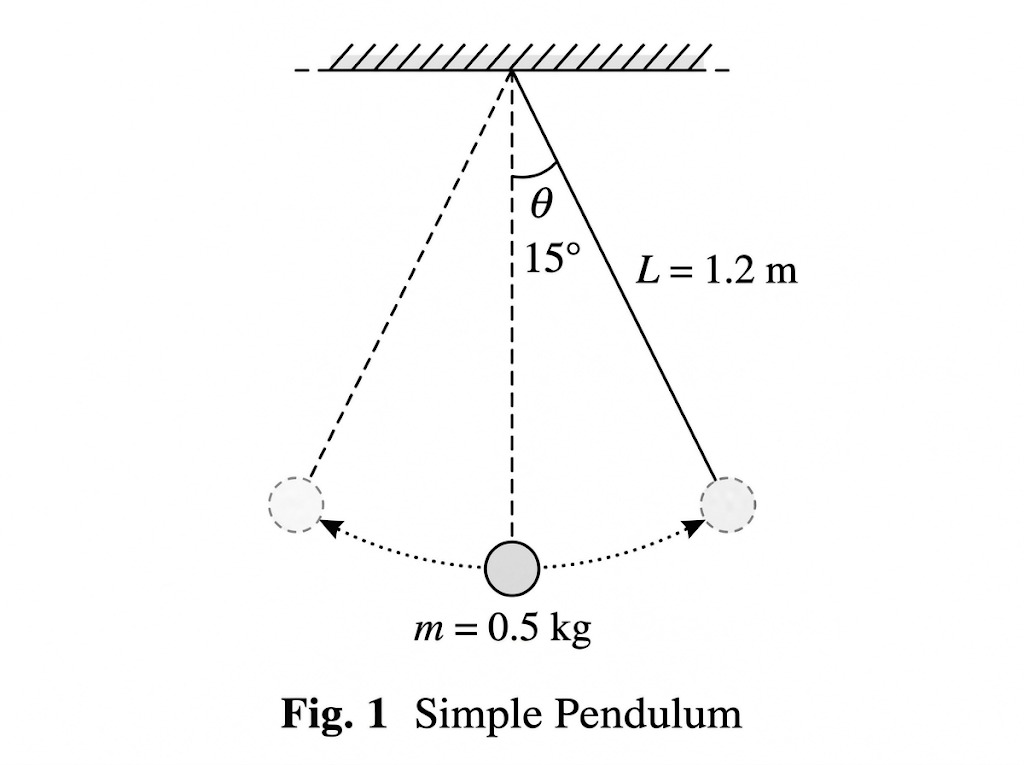
#> input picture backend/tests/mechanics/assets/user-pendulum.png, 1024 x 765 px
$ python -i classical.py   (imports and definitions only)
#> lines starting #> are read from the running program, lines starting #| are printed output that depends on the picture; after the words box and inside, x2 and y2 are one past the last pixel; in counts of white or black regions, pixels touching at a corner belong together
#> further down, picture is the input picture: shape (765, 1024, 3); mean B, G, R 249.9, 249.9, 249.9
### backend/domains/mechanics/geometry.py
"""Native-pixel measurements with explicit fit evidence; no detector-box angles."""

from collections import deque
import math

import cv2
import numpy as np
from scipy.signal import find_peaks

FIT_THRESHOLDS = {
    "printed": dict(line_band=3.5, line_gap=12, circle_band=2.5),
    "handwritten": dict(line_band=7.0, line_gap=20, circle_band=4.5),
}


def thresholds(style):
    return FIT_THRESHOLDS["handwritten" if style == "handwritten" else "printed"]


def foreground(image):
    gray = cv2.cvtColor(image, cv2.COLOR_BGR2GRAY) if image.ndim == 3 else image
    border = np.concatenate([gray[0], gray[-1], gray[:, 0], gray[:, -1]])
    return np.uint8(gray < min(220, float(np.median(border)) - 30)) * 255


# [228 lines left out: functions crop_mask, fit_line, fit_circle, skeleton, trace, spring and 1 more, not called in this run]


def pendulum(pivot, bob):
    dx, dy = np.array(bob) - np.array(pivot)
    return {"length_px": math.hypot(dx, dy), "angle_deg": math.degrees(math.atan2(dx, dy))}


# [17 lines left out: function measure_style, not called in this run]

### backend/domains/mechanics/classical.py
"""Limited, measured classical recognition for clear single-pendulum diagrams.

These are geometric proposals, never YOLO predictions. No caption, OCR value,
filename or authored scene determines the topology. Ambiguous physical bobs are
retained as candidates instead of being merged by proximity.
"""

import math

import cv2
import numpy as np

from .detect import Detection
from .geometry import foreground


def annotate_alternatives(scene, report):
    """Retain measured depictions as evidence belonging to the same physical link."""
    if not scene["links"]:
        return
    scale = report["native_scale"]
    proposal = report["selected"]
    for i, ghost in enumerate(proposal["alternatives"]):
        center = [float(v * scale) for v in ghost["center"]]
        pivot = [float(v * scale) for v in proposal["pivot"]]
        radius = ghost["radius"] * scale
        scene["annotations"].append(
            dict(
                id=f"alternate_state_{scene['links'][0]['id']}_{i + 1}",
                type="axis",
                geometry=dict(
                    points=[pivot, center],
                    bbox=[
                        center[0] - radius,
                        center[1] - radius,
                        center[0] + radius,
                        center[1] + radius,
                    ],
                ),
            )
        )


def circle_support(ink, center, radius):
    angles = np.linspace(0, 2 * math.pi, 96, endpoint=False)
    values = []
    for r in np.linspace(max(1, radius - 2.5), radius + 2.5, 7):
        x = np.clip(np.rint(center[0] + r * np.cos(angles)).astype(int), 0, ink.shape[1] - 1)
        y = np.clip(np.rint(center[1] + r * np.sin(angles)).astype(int), 0, ink.shape[0] - 1)
        values.append(ink[y, x] > 0)
    return float(np.any(values, axis=0).mean())


def route_support(ink, start, end, radius):
    start, end = np.array(start), np.array(end)
    vector = end - start
    length = float(np.linalg.norm(vector))
    if length < radius * 4:
        return None
    direction = vector / length
    normal = np.array([-direction[1], direction[0]])
    positions = np.linspace(5, length - radius - 3, max(24, round(length)))
    samples = []
    for offset in np.linspace(-2.5, 2.5, 7):
        points = start + positions[:, None] * direction + offset * normal
        x = np.clip(np.rint(points[:, 0]).astype(int), 0, ink.shape[1] - 1)
        y = np.clip(np.rint(points[:, 1]).astype(int), 0, ink.shape[0] - 1)
        samples.append(ink[y, x] > 0)
    occupied = np.any(samples, axis=0)
    changes = np.flatnonzero(np.diff(np.r_[True, occupied, True]))
    gaps = changes[1::2] - changes[::2]
    coverage = float(occupied.mean())
    longest_gap = float(max(gaps, default=0) / len(occupied))
    if coverage < 0.35 or longest_gap > 0.15:
        return None
    return dict(
        coverage=coverage,
        longest_gap_fraction=longest_gap,
        stroke="solid" if coverage > 0.9 else "dashed",
        length_px=length,
    )


def pendulum_proposals(image, check=lambda: None, *, candidate=None):
    """Require support/pivot, a reached round bob and an observed radial trace."""
    h, w = image.shape[:2]
#> h = 765; w = 1024
    ratio = min(1.0, 1200 / max(h, w))
#> ratio = 1
    source = cv2.resize(image, None, fx=ratio, fy=ratio) if ratio < 1 else image
    gray = cv2.cvtColor(source, cv2.COLOR_BGR2GRAY)
    ink = foreground(source)
#> in foreground, `border = np.concatenate([gray[0], gray[-1], gray[:, 0], gray[:, -1]])`: border = 3578 values, max 255 at index 0, min 252 at index 1354, mean 254.6
#> in foreground, `return np.uint8(gray < min(220, float(np.median(border)) - 30)) * 255`:
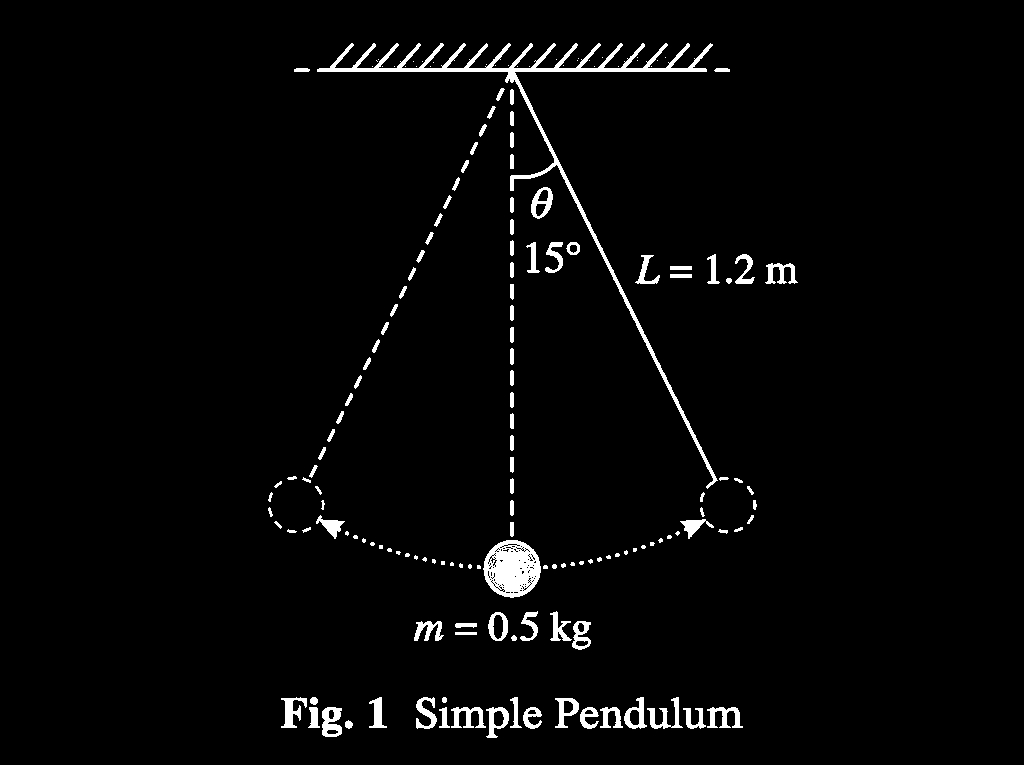
#> returned value: shape (765, 1024); 2.7% white; 167 white regions (60 under 20 px)
    sh, sw = ink.shape
#> sh = 765; sw = 1024
    circles = []
    contours, _ = cv2.findContours(ink, cv2.RETR_EXTERNAL, cv2.CHAIN_APPROX_SIMPLE)
#> contours = 167 contours, 81 with area under 20; largest, box (x1, y1, x2, y2) and area: (317, 43, 718, 489) 4470, (483, 540, 541, 598) 2512, (531, 187, 553, 219) 474, (322, 707, 342, 737) 444, (488, 612, 508, 641) 431
    for contour in contours:
        x, y, width, height = cv2.boundingRect(contour)
        area, perimeter = cv2.contourArea(contour), cv2.arcLength(contour, True)
        if (
            min(width, height) >= max(10, min(sh, sw) * 0.012)
            and max(width, height) < min(sh, sw) * 0.16
            and 0.75 < width / height < 1.3
            and area > 0
            and 4 * math.pi * area / max(1, perimeter**2) > 0.72
        ):
            (cx, cy), radius = cv2.minEnclosingCircle(contour)
            circles.append([cx, cy, radius])
#> this loop made 167 passes
#> (x, y, width, height, area, perimeter, cx, cy) on passes 55, 116: (483, 540, 58, 58, 2512.5, 188.8, 511.6, 568.2), (566, 242, 14, 13, 127, 41.8, 572.8, 248)
#> (x, y, width, height, area, perimeter) on passes 1 to 6: (345, 720, 8, 9, 40.5, 24.73), (683, 708, 23, 21, 174, 120.3), (707, 707, 36, 21, 301.5, 200.3), (600, 707, 23, 21, 198.5, 129.4), (580, 707, 19, 22, 209, 96.43), (523, 707, 19, 22, 208, 98.91)
#> after the loop, circles = [[511.6, 568.2, 28.8], [572.8, 248, 6.85]]
    found = cv2.HoughCircles(
        cv2.GaussianBlur(gray, (5, 5), 1),
        cv2.HOUGH_GRADIENT,
        dp=1,
        minDist=max(12, sh * 0.025),
        param1=100,
        param2=18,
        minRadius=max(6, round(min(sh, sw) * 0.012)),
        maxRadius=round(min(sh, sw) * 0.09),
    )
#> found = 56 rows, first 8: [511.5, 568.5, 28.8], [727.5, 504.5, 28.2], [295.5, 504.5, 28.2], [523.5, 133.5, 41.3], [569.5, 90.5, 44.6], [591.5, 93.5, 62.8], [509.5, 190.5, 57], [470.5, 648.5, 65.1]
    for circle in [] if found is None else found[0]:
        if not any(math.dist(circle[:2], c[:2]) < max(6, c[2] * 0.5) for c in circles):
            circles.append(list(map(float, circle)))
#> this loop made 56 passes
#> circle on passes 1 to 12: [511.5, 568.5, 28.8], [727.5, 504.5, 28.2], [295.5, 504.5, 28.2], [523.5, 133.5, 41.3], [569.5, 90.5, 44.6], [591.5, 93.5, 62.8], [509.5, 190.5, 57], [470.5, 648.5, 65.1], [553.5, 206.5, 22.1], [489.5, 177.5, 66.1], [498.5, 158.5, 52.7], [464.5, 93.5, 48.6]
#> after the loop, circles = 46 items, first 6: [511.6, 568.2, 28.8], [572.8, 248, 6.85], [727.5, 504.5, 28.2], [295.5, 504.5, 28.2], [523.5, 133.5, 41.3], [569.5, 90.5, 44.6]
    candidates = []
    for cx, cy, radius in circles:
        check()
        coverage = circle_support(ink, (cx, cy), radius)
        if coverage < 0.42:
            continue
        yy, xx = np.ogrid[:sh, :sw]
        interior = gray[(xx - cx) ** 2 + (yy - cy) ** 2 < (radius * 0.65) ** 2]
        fill = float(np.mean(interior < min(235, float(np.median(gray)) - 12)))
        candidates.append(
            dict(
                center=[cx, cy],
                radius=radius,
                outline_coverage=coverage,
                fill=fill,
                score=coverage * 0.55 + fill * 0.45,
            )
        )
#> this loop made 46 passes
#> (cx, cy, radius, coverage, fill) on passes 1, 2, 3, 4, 9, 13, 14, 16, 18, 22, 23, 25: (511.6, 568.2, 28.8, 1, 1), (572.8, 248, 6.85, 1, 0.323), (727.5, 504.5, 28.2, 0.698, 0.000958), (295.5, 504.5, 28.2, 0.635, 0), (553.5, 206.5, 22.1, 0.5, 0.227), (537.5, 76.5, 28, 0.448, 0.305), (633.5, 718.5, 9.6, 1, 0.217), (551.5, 261.5, 10.9, 0.75, 0.122), (532.5, 718.5, 9.4, 0.948, 0.375), (526.5, 630.5, 10.3, 0.802, 0.128), (589.5, 718.5, 9.4, 0.927, 0.392), (466.5, 718.5, 12.7, 0.823, 0.394)
#> (cx, cy, radius, coverage) on passes 5, 6, 7, 8, 10, 11: (523.5, 133.5, 41.3, 0.385), (569.5, 90.5, 44.6, 0.375), (509.5, 190.5, 57, 0.312), (470.5, 648.5, 65.1, 0.302), (498.5, 158.5, 52.7, 0.312), (464.5, 93.5, 48.6, 0.302)
#> after the loop, candidates = 28 items
    lines = cv2.HoughLinesP(
        ink,
        1,
        np.pi / 720,
        max(25, round(sw * 0.035)),
        minLineLength=max(30, round(min(sh, sw) * 0.16)),
        maxLineGap=max(10, round(sh * 0.025)),
    )
#> lines = 65 rows, first 6: [501, 52, 716, 480], [511, 65, 513, 597], [294, 70, 727, 68], [307, 481, 524, 50], [416, 727, 742, 727], [501, 51, 717, 480]
    lines = [] if lines is None else lines[:, 0].tolist()
#> lines = 65 items, first 6: [501, 52, 716, 480], [511, 65, 513, 597], [294, 70, 727, 68], [307, 481, 524, 50], [416, 727, 742, 727], [501, 51, 717, 480]
    horizontal = [
        line
        for line in lines
        if abs(line[3] - line[1]) < 0.035 * abs(line[2] - line[0])
        and abs(line[2] - line[0]) > sw * 0.18
    ]
#> horizontal = 22 items, first 6: [294, 70, 727, 68], [416, 727, 742, 727], [392, 71, 729, 70], [416, 726, 739, 725], [296, 68, 705, 68], [416, 725, 739, 724]
    proposals = []
    for ceiling in horizontal:
        check()
        y = (ceiling[1] + ceiling[3]) / 2
        left, right = sorted([ceiling[0], ceiling[2]])
        support_trace = route_support(ink, [left, y], [right, y], 0)
        if (
            not support_trace
            or support_trace["coverage"] < 0.9
            or support_trace["longest_gap_fraction"] > 0.035
        ):
            continue
        pivots = []
        for x1, y1, x2, y2 in lines:
            if abs(y2 - y1) < sh * 0.14 or min(y1, y2) > y + sh * 0.09:
                continue
            x = x1 + (y - y1) * (x2 - x1) / (y2 - y1)
            if left - 3 <= x <= right + 3 and y < max(y1, y2):
                group = next((g for g in pivots if abs(np.mean(g) - x) < max(5, sw * 0.012)), None)
                if group is None:
                    pivots.append([x])
                else:
                    group.append(x)
        for group in pivots:
            pivot = [float(np.median(group)), float(y)]
            supported = []
            for circle in candidates:
                if circle["center"][1] < y + circle["radius"] * 4:
                    continue
                route = route_support(ink, pivot, circle["center"], circle["radius"])
                if route:
                    supported.append({**circle, "route": route})
            if not supported:
                continue
            supported.sort(key=lambda c: c["score"], reverse=True)
            best = supported[0]
            # Similar solid circles cannot be silently treated as the same body.
            ambiguous = len(supported) > 1 and best["score"] - supported[1]["score"] < 0.12
            if best["outline_coverage"] < 0.75:
                continue
            ghosts = [
                c
                for c in supported[1:]
                if abs(c["route"]["length_px"] / best["route"]["length_px"] - 1) < 0.1
                and abs(c["radius"] / best["radius"] - 1) < 0.35
            ]
            proposals.append(
                dict(
                    pivot=pivot,
                    support=[left, y, right, y],
                    bob=best,
                    alternatives=ghosts,
                    ambiguous=ambiguous,
                    confidence=min(0.92, best["score"] * 0.7 + best["route"]["coverage"] * 0.3),
                )
            )
            if ambiguous:
                for other in supported[1:]:
                    if best["score"] - other["score"] < 0.12:
                        proposals.append(
                            dict(
                                pivot=pivot,
                                support=[left, y, right, y],
                                bob=other,
                                alternatives=[c for c in supported if c is not other],
                                ambiguous=True,
                                confidence=min(
                                    0.92, other["score"] * 0.7 + other["route"]["coverage"] * 0.3
                                ),
                            )
                        )
#> this loop made 22 passes
#> ceiling on passes 2 to 13: [416, 727, 742, 727], [392, 71, 729, 70], [416, 726, 739, 725], [296, 68, 705, 68], [416, 725, 739, 724], [422, 712, 738, 710], [427, 716, 739, 712], [435, 723, 700, 718], [430, 718, 702, 714], [347, 47, 709, 48], [332, 64, 699, 60], [503, 723, 690, 721]
#> (ceiling, y, left, right) on pass 1: ([294, 70, 727, 68], 69, 294, 727)
    proposals.sort(key=lambda p: p["confidence"], reverse=True)
    unique = []
    for proposal in proposals:
        if not any(
            math.dist(p["pivot"], proposal["pivot"]) < 10
            and math.dist(p["bob"]["center"], proposal["bob"]["center"]) < 10
            for p in unique
        ):
            unique.append(proposal)
#> this loop made 4 passes
    report = dict(
        method="classical_vision",
        supported_family="single_pendulum",
        candidates=unique,
        accepted=False,
        reason="insufficient_geometric_evidence",
        native_scale=1 / ratio,
    )
    if not unique:
        return [], report
    if candidate is not None and (
        not isinstance(candidate, int) or not 0 <= candidate < len(unique)
    ):
        report["reason"] = "invalid_pendulum_candidate"
        return [], report
    selected = unique[candidate if candidate is not None else 0]
    if candidate is None and (
        selected["ambiguous"]
        or (len(unique) > 1 and unique[0]["confidence"] - unique[1]["confidence"] < 0.1)
    ):
        report["reason"] = "ambiguous_pendulum_candidates"
        return [], report

    # Return native coordinates. The normal measure/associate/compiler still runs.
    def native(point):
        return [float(v / ratio) for v in point]

    pivot = native(selected["pivot"])
    center = native(selected["bob"]["center"])
    radius = selected["bob"]["radius"] / ratio
    confidence = selected["confidence"]
    end = np.array(center) - (np.array(center) - pivot) / math.dist(center, pivot) * (radius + 2)
    rope = [
        min(pivot[0], end[0]) - 3,
        min(pivot[1], end[1]) - 2,
        max(pivot[0], end[0]) + 3,
        max(pivot[1], end[1]) + 2,
    ]
    support = native(selected["support"])
    detections = [
#> (the run stopped early here; a loop or call above may not have finished)
